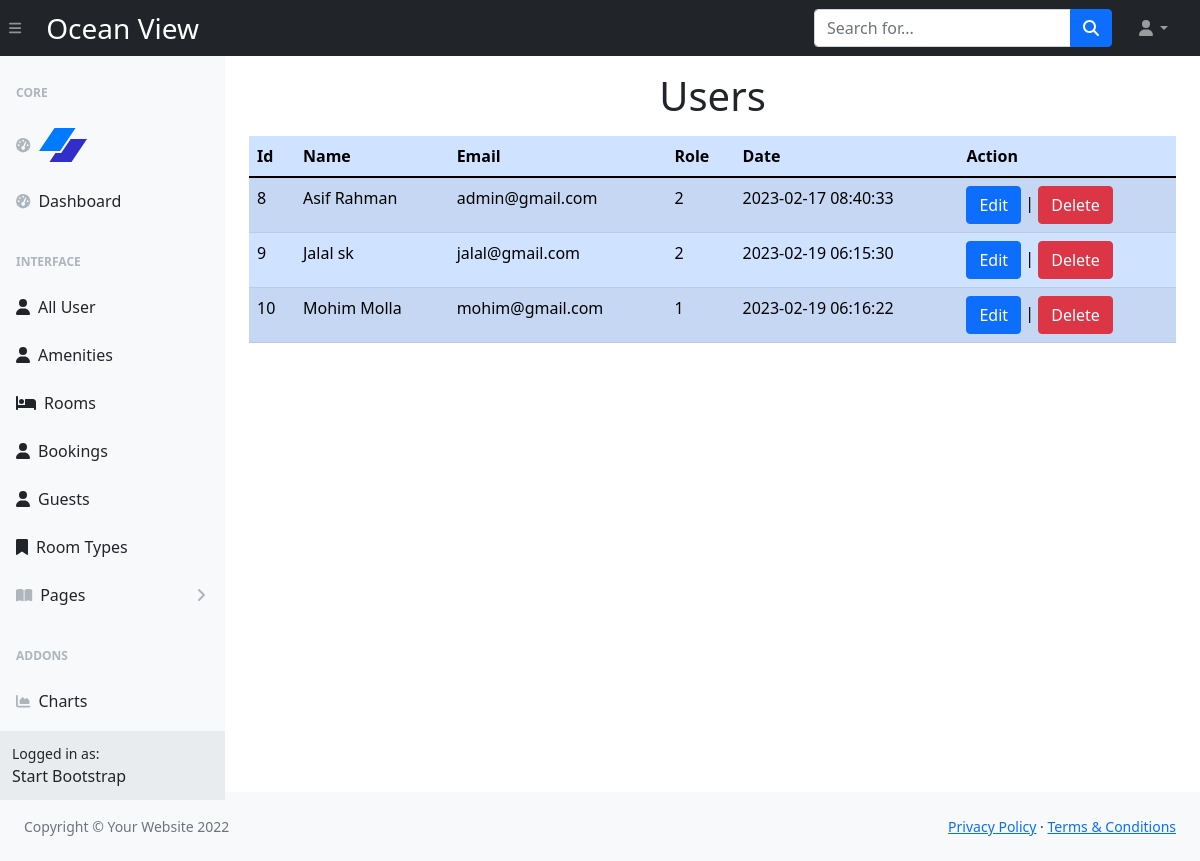
/admin/users.php (signed in), run on the app's committed database.
### tables this page shows
CREATE TABLE `users` (
  `id` int(11) NOT NULL,
  `name` varchar(80) NOT NULL,
  `email` varchar(80) NOT NULL,
  `password` varchar(256) NOT NULL,
  `role` set('1','2','3','4') NOT NULL,
  `created_at` timestamp NOT NULL DEFAULT current_timestamp()
);

### admin/users.php (the view, shortened to what this page needs)
<?php require __DIR__ . '/components/header.php'; ?>
</head>
<body class="sb-nav-fixed">
    <?php require __DIR__ . '/components/navbar.php'; ?>
    <div id="layoutSidenav">
        <?php require __DIR__ . '/components/sidebar.php'; ?>
        <div id="layoutSidenav_content">
            <main class="container">
                <div class="row">
                    <div class="col-md-12">
                        <h1 class=" text-center my-3">Users</h1>
                        <table class="table table-primary table-striped">
                            <thead>
                                <tr>
                                    <th>Id</th>
                                    <th>Name</th>
                                    <th>Email</th>
                                    <th>Role</th>
                                    <th>Date</th>
                                    <th>Action</th>
                                </tr>
                            </thead>
                            <tbody>
                                <?php
                                $conn = db::connect();
                                $seletQuery = "SELECT * FROM users";
                                $result = $conn->query($seletQuery);
                                if ($result->num_rows > 0) {
                                    while ($row = $result->fetch_assoc()) {
                                        echo "<tr>";
                                        echo "<td>" . $row['id'] . "</td>";
                                        echo "<td>" . $row['name'] . "</td>";
                                        echo "<td>" . $row['email'] . "</td>";
                                        echo "<td>" . $row['role'] . "</td>";
                                        echo "<td>" . $row['created_at'] . "</td>";
                                        echo "<td><a href='edit.php?id=" . $row['id'] . "'><input class='btn btn-primary shadow-none' type='submit' value='Edit'></a> | <a onclick='return confirm(\"Are you sure you want to delete this item?\");' href='delete.php?id=" . $row['id'] . "'><input class='btn btn-danger shadow-none' type='submit' value='Delete'></a></td>";
                                        echo "</tr>";
                                    }
                                } ?>
                            </tbody>
                        </table>
                    </div>
                </div>
            </main>
        </div>
    </div>
    <?php require __DIR__ . '/components/footer.php'; ?>

### data on the page
users: id "8", name "Asif Rahman", email "admin@gmail.com", role "2", created_at "2023-02-17 08:40:33"
users: id "9", name "Jalal sk", email "jalal@gmail.com", role "2", created_at "2023-02-19 06:15:30"
users: id "10", name "Mohim Molla", email "mohim@gmail.com", role "1", created_at "2023-02-19 06:16:22"

### other printed values
settings()['companyname'] "Ocean View"
